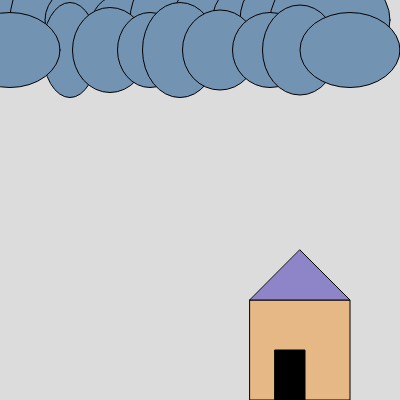
Frame 1 (no input)
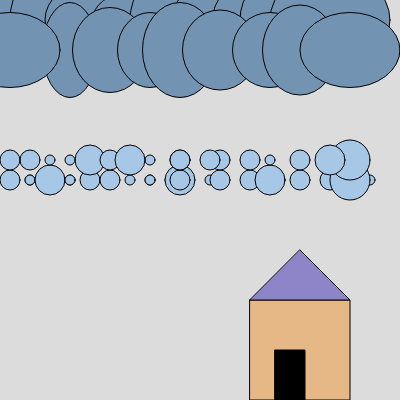
Frame 60 (no input)
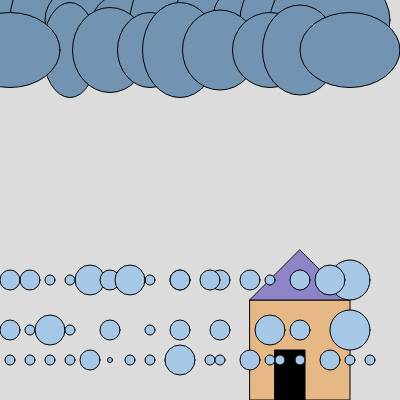
Frame 120 (the mouse pressed at the canvas centre since frame 60)

The p5.js sketch that drew these frames (run headless with seeded random() and noise() and a simulated clock; from frame 60 on, the mouse is pressed at the canvas centre):

// p5.js sketch
// ── sketch.js
var x1=10, x2=30, x3=50, x4=70, x5=90, x6=110, x7=130, x8=150, x9=170, x10=180, x11=210, x12=220, x13=250, x14=270, x15=280, x16=300, x17=330, x18=350, x19=370,x20=390;  
var y=0, y1=20, y2=50, y3=30,y4=40; 
var canvas; 
function setup() {
  canvas=createCanvas(400, 400);
  canvas.position(0,0);
  canvas.style('z-index','-1');
}
function windowResize(){ 
  resizeCanvas(400,400); 
}

function draw() {
  background(220);
  fill(229,184,134);
  rect(250,300,100,100);
  
  fill(142,133,201);
  triangle(250,300,350,300,300,250);
  
  fill(0,0,0);
  rect(275,350,30,60);
  
  y+=3;
  y4+=2; 
  y3+=2.5; 
  fill(0); 
  textSize(20);
  text(' ', 200, 200); 
  fill (167,199,231);
  ellipse( x1, y, 10,10);
  ellipse( x2, y, 10,10);
  ellipse( x3, y, 10, 10);
  ellipse( x4, y, 10, 10);
  ellipse( x5, y, 20, 20);
  ellipse( x6, y, 5, 5);
  ellipse( x7, y, 10, 10);
  ellipse( x8, y, 10, 10);
  ellipse( x9, y, 10, 10);
  ellipse( x10, y, 30, 30);
  ellipse( x11, y, 10, 10);
  ellipse( x12, y, 10, 10);
  ellipse( x13, y, 20, 20);
  ellipse( x14, y, 10, 10);
  ellipse( x15, y, 10, 10);
  ellipse( x16, y, 10, 10);
  ellipse( x17, y, 20, 20);
  ellipse( x18, y, 10, 10);
  ellipse( x19, y, 10, 10);
  ellipse( x1, y3, 20, 20);
  ellipse( x2, y3, 10, 10);
  ellipse( x3, y3, 30, 30);
  ellipse( x4, y3, 10, 10);
  ellipse( x6, y3, 20, 20);
  ellipse( x8, y3, 10, 10);
  ellipse( x10, y3, 20, 20);
  ellipse( x12, y3, 20, 20);
  ellipse( x14, y3, 30, 30);
  ellipse( x16, y3, 20, 20);
  ellipse( x18, y3, 40, 40);
  ellipse( x2, y4, 20, 20);
  ellipse( x3, y4, 10, 10);
  ellipse( x5, y4, 30, 30);
  ellipse( x4, y4, 10, 10);
  ellipse( x1, y4, 20, 20);
  ellipse( x6, y4, 20, 20);
  ellipse( x8, y4, 10, 10);
  ellipse( x10, y4, 20, 20);
  ellipse( x12, y4, 20, 20);
  ellipse( x7, y4, 30, 30);
  ellipse( x16, y4, 20, 20);
  ellipse( x18, y4, 40, 40);
  ellipse( x11, y4, 20, 20);
  ellipse( x14, y4, 10, 10);
  ellipse( x10, y4, 20, 20);
  ellipse( x13, y4, 20, 20);
  ellipse( x17, y4, 30, 30);
  
  fill (115,147,179);
  ellipse(x1,y1,50,50);
  ellipse(x3,y1, 80,105);
  ellipse(x5,y1, 90,75);
  ellipse(x7,y1, 75,55);
  ellipse(x9,y1, 80,95);
  ellipse(x11,y1, 75,75);
  ellipse(x13,y1, 75,75);
  ellipse(x15,y1, 80,90);
  ellipse(x17,y1, 120,100);
  ellipse(x4,y2, 55,95);
  ellipse(x6,y2, 75,85);
  ellipse(x8,y2, 65,75);
  ellipse(x10,y2, 75,95);
  ellipse(x12,y2, 75,80);
  ellipse(x14,y2, 75,75);
  ellipse(x16,y2, 75,90);
  ellipse(x18,y2, 100,75);
  ellipse(x1,y2,100,75);
}


// ── style.css
html, body {
  margin: 0;
  padding: 0;
  background-color: lightgray;
  color:darkblue; 
  font-size: 20px;
  text-align: left;
  
}
canvas {
  display: block;
}
